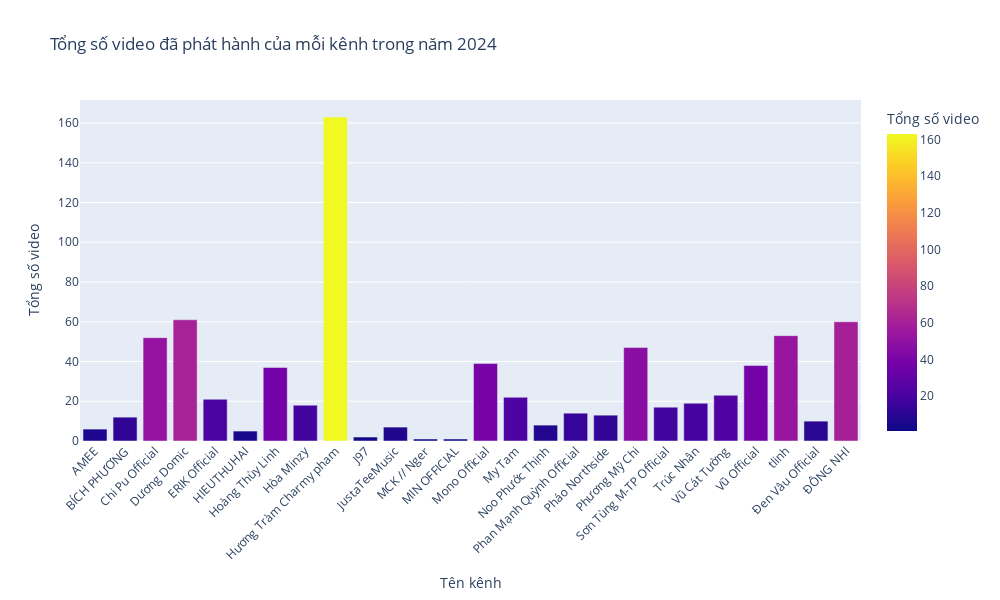

Notebook code cell kept with this figure:
### Markdown cell above
### Tổng video đã phát hành của mỗi kênh trong năm 2024

### Code cell
df_2024 = df[df['Năm phát hành'] == 2024]

# Tính tổng số video đã phát hành trong năm 2024 của mỗi kênh
total_videos_2024_per_channel = df_2024.groupby('Tên kênh').size().reset_index(name='Tổng số video')

fig = px.bar(
    total_videos_2024_per_channel,
    x='Tên kênh',
    y='Tổng số video',
    title="Tổng số video đã phát hành của mỗi kênh trong năm 2024",
    labels={'Tên kênh': 'Tên kênh', 'Tổng số video': 'Tổng số video'},
    color='Tổng số video',  # Màu sắc theo số lượng video
    height=600,
    width=1000
)

fig.update_layout(xaxis_tickangle=-45) 

fig.show()

### Figure 1 — Plotly figure (JSON) as saved in the notebook; plotly's stock layout.template omitted (floating-point values rounded to 4 significant figures)
{"data": [{"alignmentgroup": "True", "hovertemplate": "Tên kênh=%{x}<br>Tổng số video=%{marker.color}<extra></extra>", "legendgroup": "", "marker": {"color": [6, 12, 52, 61, 21, 5, 37, 18, 163, 2, 7, 1, 1, 39, 22, 8, 14, 13, 47, 17, 19, 23, 38, 53, 10, 60], "coloraxis": "coloraxis", "pattern": {"shape": ""}}, "name": "", "offsetgroup": "", "orientation": "v", "showlegend": false, "textposition": "auto", "type": "bar", "x": ["AMEE", "BÍCH PHƯƠNG", "Chi Pu Official", "Dương Domic", "ERIK Official", "HIEUTHUHAI", "Hoàng Thùy Linh", "Hòa Minzy", "Hương Tràm Charmy pham", "J97", "JustaTeeMusic", "MCK // Nger", "MIN OFFICIAL", "Mono Official", "My Tam", "Noo Phước Thịnh", "Phan Mạnh Quỳnh Official", "Pháo Northside", "Phương Mỹ Chi", "Sơn Tùng M-TP Official", "Trúc Nhân", "Vũ Cát Tường", "Vũ Official", "tlinh", "Đen Vâu Official", "ĐÔNG NHI"], "xaxis": "x", "y": [6, 12, 52, 61, 21, 5, 37, 18, 163, 2, 7, 1, 1, 39, 22, 8, 14, 13, 47, 17, 19, 23, 38, 53, 10, 60], "yaxis": "y"}], "layout": {"barmode": "relative", "coloraxis": {"colorbar": {"title": {"text": "Tổng số video"}}, "colorscale": [[0, "#0d0887"], [0.1111, "#46039f"], [0.2222, "#7201a8"], [0.3333, "#9c179e"], [0.4444, "#bd3786"], [0.5556, "#d8576b"], [0.6667, "#ed7953"], [0.7778, "#fb9f3a"], [0.8889, "#fdca26"], [1, "#f0f921"]]}, "height": 600, "legend": {"tracegroupgap": 0}, "title": {"text": "Tổng số video đã phát hành của mỗi kênh trong năm 2024"}, "width": 1000, "xaxis": {"anchor": "y", "domain": [0, 1], "tickangle": -45, "title": {"text": "Tên kênh"}}, "yaxis": {"anchor": "x", "domain": [0, 1], "title": {"text": "Tổng số video"}}}}
